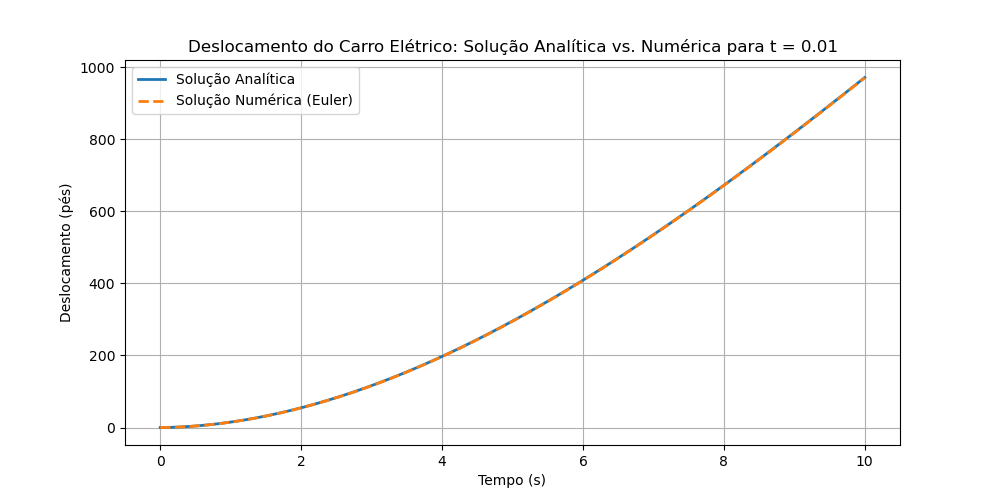

Write Python code to recreate this figure.
import numpy as np
import matplotlib.pyplot as plt

# Definição da função de velocidade v(t)
def v(t):
    return 24*t - t**2 + 5*np.sqrt(t)

# Solução analítica do deslocamento s(t)
def s_analitico(t):
    return 12*t**2 - (t**3)/3 + (10/3) * t**(3/2)

# Parâmetros da simulação numérica
dt = 0.01  # Passo de tempo
t_vals = np.arange(0, 10 + dt, dt)  # Intervalo de tempo de 0 a 10 segundos
s_numerico = np.zeros_like(t_vals)  # Inicialização do deslocamento numérico

# Método de Euler para calcular s(t) numericamente
for i in range(len(t_vals) - 1):
    s_numerico[i + 1] = s_numerico[i] + v(t_vals[i]) * dt

# Calculando a solução analítica
s_analitico_vals = s_analitico(t_vals)

# Plotando os resultados
plt.figure(figsize=(10, 5))
plt.plot(t_vals, s_analitico_vals, label="Solução Analítica", linewidth=2)
plt.plot(t_vals, s_numerico, '--', label="Solução Numérica (Euler)", linewidth=2)
plt.xlabel("Tempo (s)")
plt.ylabel("Deslocamento (pés)")
plt.title(f"Deslocamento do Carro Elétrico: Solução Analítica vs. Numérica para t = {dt}")
plt.legend()
plt.grid()
plt.show()
